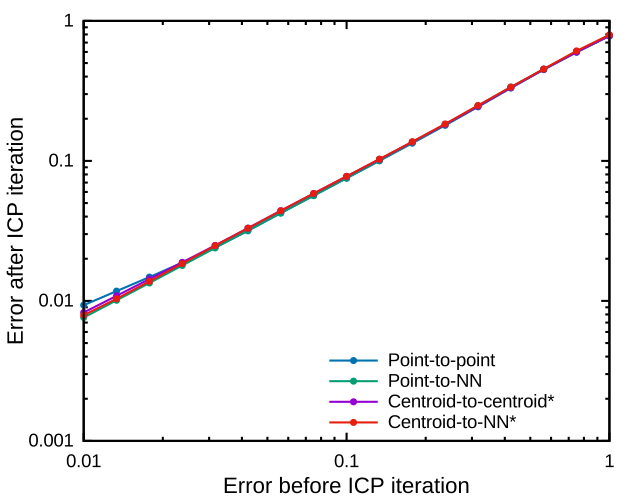

gnuplot code for this plot:
set term pdf lw 3 size 6.4,5.0 font "Helvetica,20"
set out "icpconvergence_bun2_bun4_cf.pdf"
set style data linespoints
set log
set key bottom right reverse Left nobox
set xlabel "Error before ICP iteration" offset 0,0.3 font "Helvetica,24"
set ylabel "Error after ICP iteration" offset 1.3,0 font "Helvetica,24"
set format "%g"
plot  "bun2_bun4_0_1000.txt"  lc 6 pt 7 ps 0.6 title "Point-to-point",  "bun2_bun4_8_30.txt"  lc 2 pt 7 ps 0.6 title "Point-to-NN",  "bun2_bun4_10_1000.txt" lc 1 pt 7 ps 0.6 title "Centroid-to-centroid*",  "bun2_bun4_14_50.txt" lc 7 pt 7 ps 0.6 title "Centroid-to-NN*"
